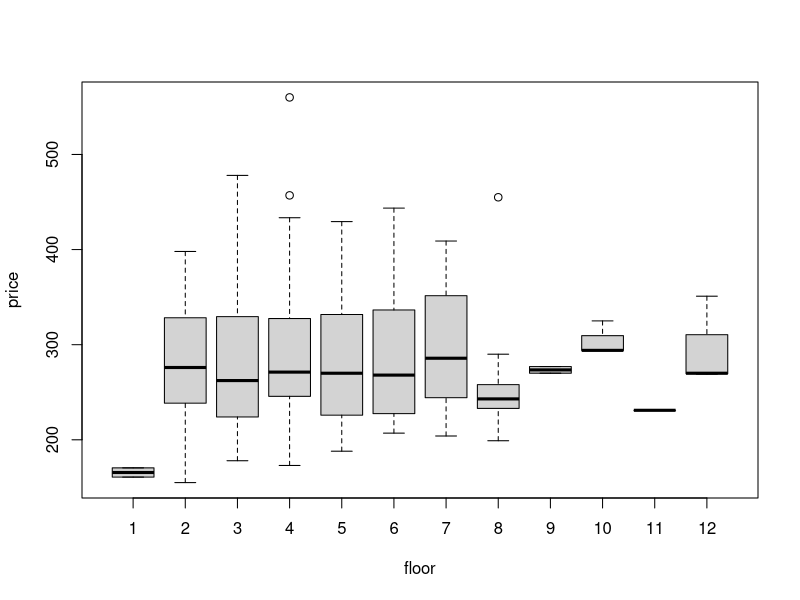
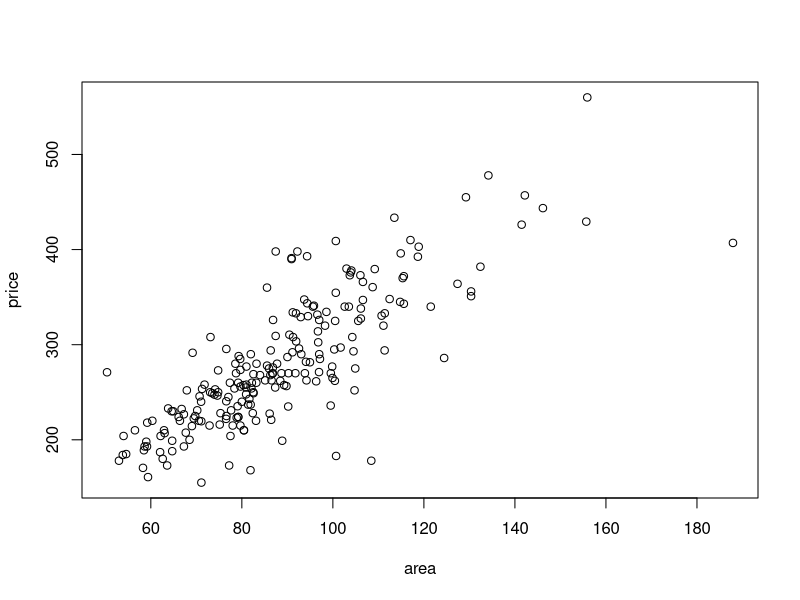
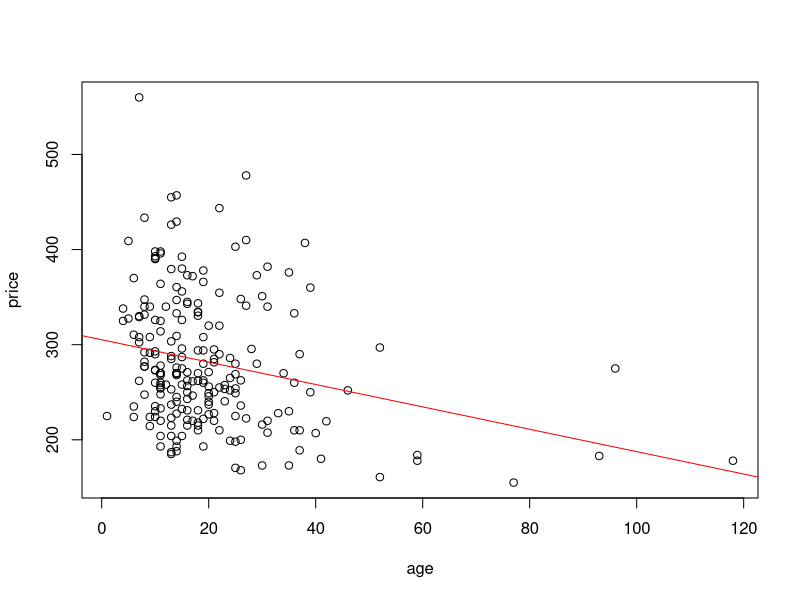
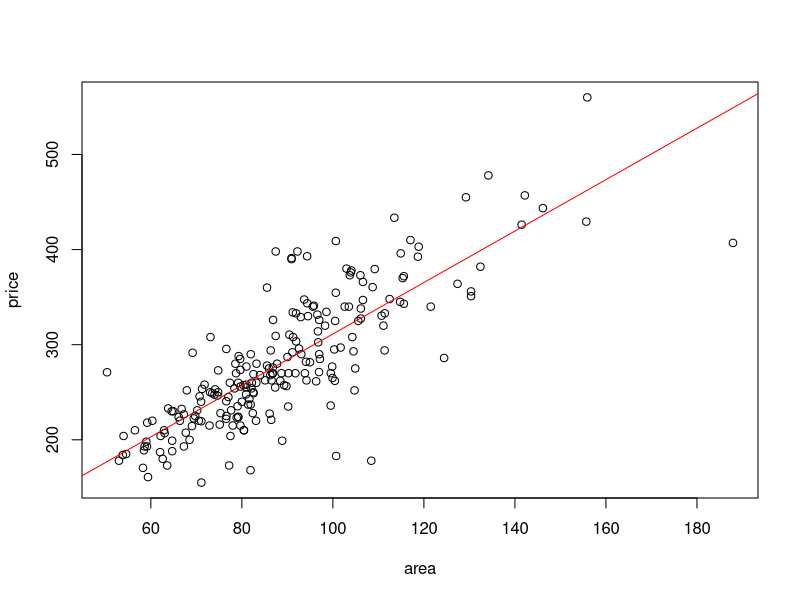

The R source for these figures, in order:
## ---- chunk 1
knitr::opts_chunk$set(echo = TRUE)
## ---- chunk 2
setwd("C:/Users/GAOSHIJIE/Desktop")
data = read.csv("VIT.csv")
data["price"] = data["price"] / 1000
data[c("toilets", "garage", "elevator", "storage")] <- lapply(data[c("toilets", 
                                    "garage", "elevator", "storage")], factor)

#Question 1:
table(data$garage) 

#Question 2:
boxplot(price~floor, data) 

#Question 3:
table(data$rooms, data$garage) 

#Question 4: mean price per type of room & garage
aux = list(data$rooms, data$garage)
signif(tapply(data$price, aux, mean), 2) #up to 2 sig. digits

#Question 5: find max and min price s.t. 80<=area<=90
d = data[data$area <= 90,]
d = d[d$area >= 80,]
d_max = max(d$price)
d_min = min(d$price)
d_max
d_min

#Question 6: Draw a scatterplot for price and most cor variable with price
data_num = data[,sapply(data, is.numeric)] #choose numeric var
#calculate cormatrx
cor_matrix = as.data.frame(cor(data_num, method = "spearman",  use = "everything")) 
#choose max cor except price
cor_most = order(cor_matrix$price, decreasing = TRUE)[2] 
var_most_name = names(cor_matrix)[cor_most] #var_name
var_most_name
#So area is the most correlated variable with price
plot(price~area, data_num) 

#Question 7: Calculate avg diff price between S4 and S2
#get avg price of S4
S4_mean = apply(data[data$street == "S4",]["price"], 2, mean) 
#get avg price of S2
S2_mean = apply(data[data$street == "S2",]["price"], 2, mean) 
diff = S4_mean - S2_mean
diff
#S4 is 10.67302 thousands expensive than S2 on average

#Question 8: 
plot(price~age, data) #plot all points

diffage_mean = aggregate(price ~ age, data, mean) #calculate mean for different age
m1 = lm(price~age, diffage_mean) #linear regression
coefficients(m1) #get coef
abline(m1, col = "red") #draw the regression line
# 1.17657 thousand decrease for each additional year

#Question 9:
plot(price~area, data) #plot all points
m2 = lm(price~area, data)
coefficients(m2) #get coef
abline(m2 ,col = "red") #draw the regression line
# 2.704749 thousand increase for each additional square meter
